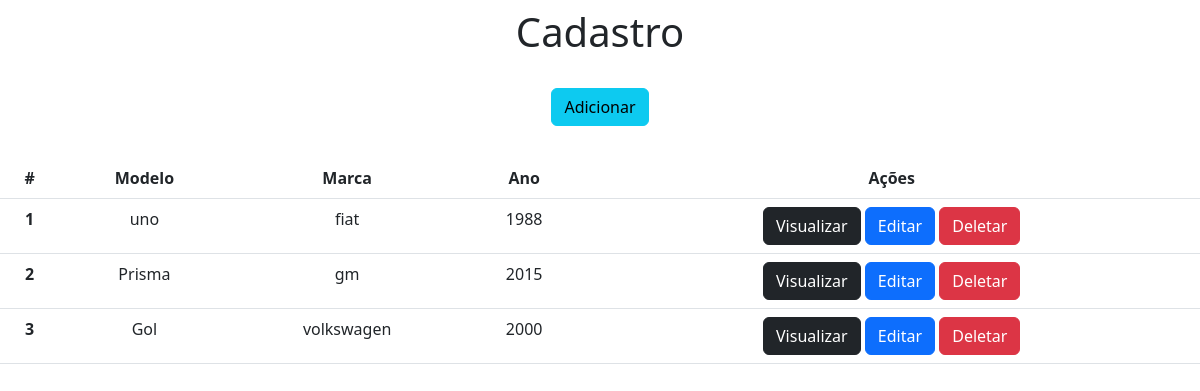
Before: / with the older database file.
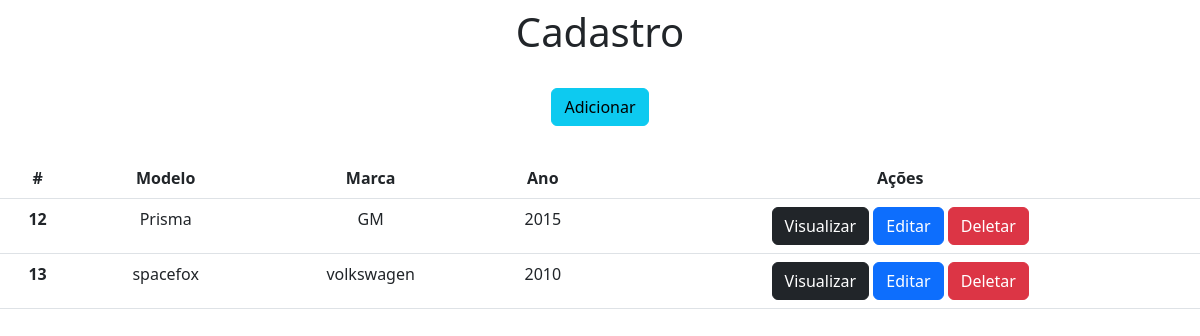
After: the same page with the newer database file.
### crudapp/models.py (models this page shows)
class Carros(models.Model):
    objects = None
    modelo = models.CharField(max_length=150)
    marca = models.CharField(max_length=100)
    ano = models.IntegerField()

### crudapp/views.py (the view)
# urls.py: 2. Add a URL to urlpatterns:  path('', views.home, name='home')
def home(request):
    data = {}
    data['db'] = Carros.objects.all()
    return render(request, 'index.html', data)

### crudapp/templates/index.html (shortened to what this page needs)
<!DOCTYPE html>
<html lang="pt-br">
<head>
    <link href="https://cdn.jsdelivr.net/npm/bootstrap@5.2.0-beta1/dist/css/bootstrap.min.css" rel="stylesheet"
>
</head>
<body>
    <div class="col-08 m-auto pt-2 pb-2 text-center">
        <h1>Cadastro</h1>
    </div>
    <div class="col-08 m-auto pt-3 pb-2 text-center">
        <a href="/form" class="btn btn-info">Adicionar</a>
    </div>
    <div class="col-08 m-auto pt-4 pb-2 text-center">
        <table class="table">
          <thead class="thead-dark">
            <tr>
              <th scope="col">#</th>
              <th scope="col">Modelo</th>
              <th scope="col">Marca</th>
              <th scope="col">Ano</th>
                <th scope="col">Ações</th>
            </tr>
          </thead>
          <tbody>
          {% for dbs in db %}
            <tr>
              <th>{{dbs.id}}</th>
              <td>{{dbs.modelo}}</td>
              <td>{{dbs.marca}}</td>
              <td>{{dbs.ano}}</td>
                <td>
                    <a href="/view/{{dbs.id}}/" class="btn btn-dark">Visualizar</a>
                    <a href="/edit/{{dbs.id}}/" class="btn btn-primary">Editar</a>
                    <a href="/delete/{{dbs.id}}/" class="btn btn-danger btnDel">Deletar</a>
                </td>
            </tr>
          {% endfor %}
          </tbody>
        </table>
    </div>
    {% load static %}
    </body>
</html>

Changed rows visible on the page:
removed Carros: id "1", modelo "uno", marca "fiat", ano "1988"
removed Carros: id "2", modelo "Prisma", marca "gm", ano "2015"
removed Carros: id "3", modelo "Gol", marca "volkswagen", ano "2000"
added Carros: id "12", modelo "Prisma", marca "GM", ano "2015"
added Carros: id "13", modelo "spacefox", marca "volkswagen", ano "2010"
